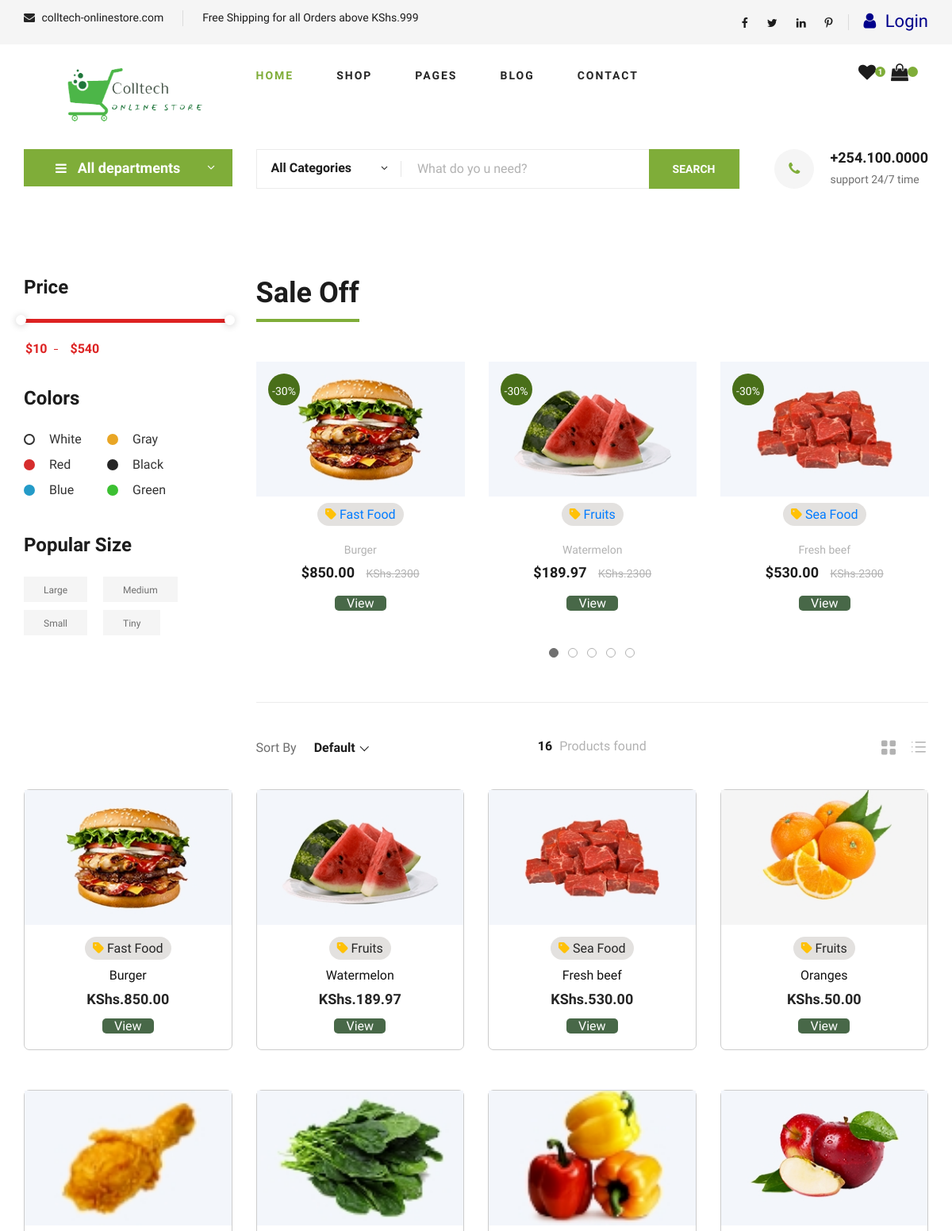
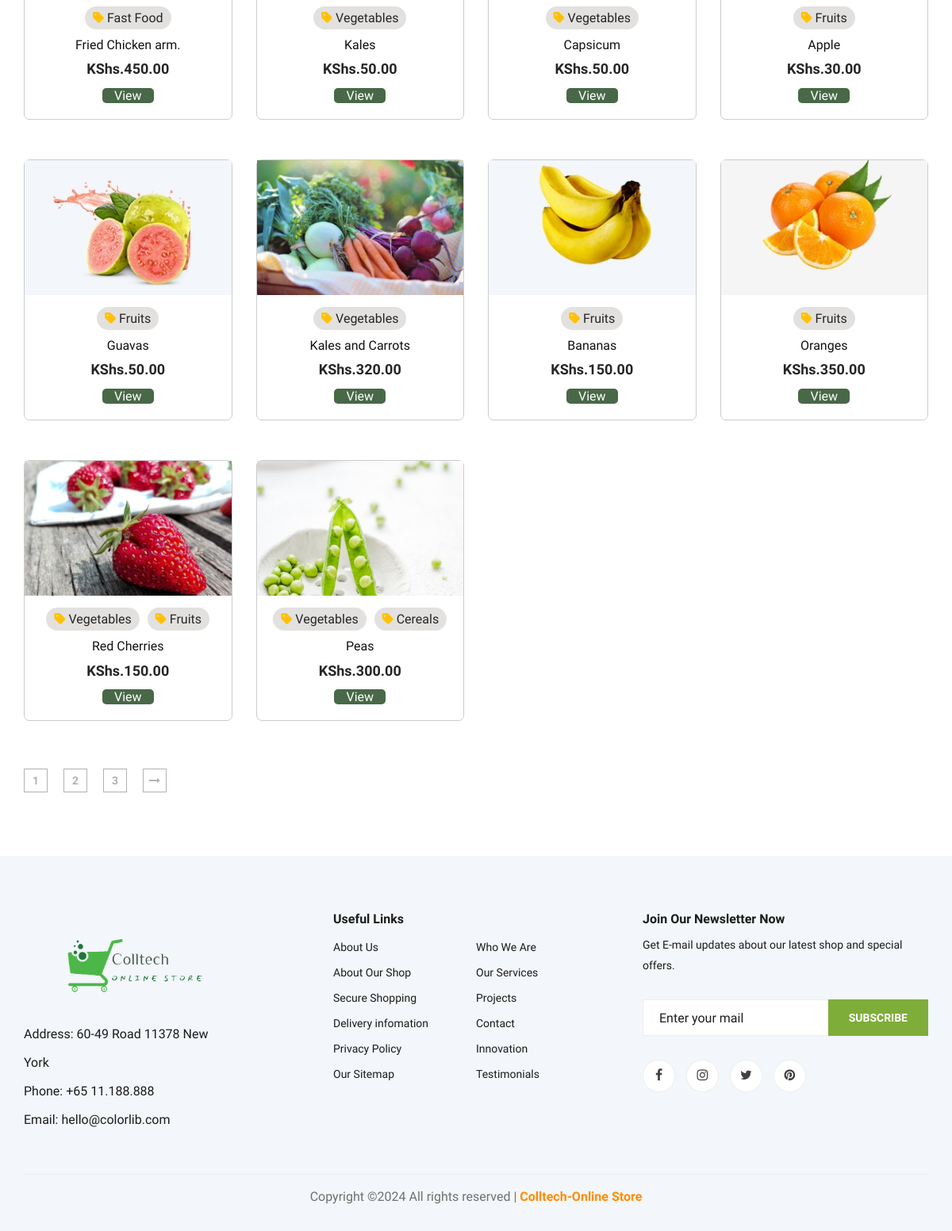
The app's page /shop/ with its own data (2 pictures, top to bottom).
### a_main/models.py (models this page shows, shortened)
class Product(models.Model):
    tags = models.ManyToManyField(Tag, related_name='products')
    image = models.ImageField(upload_to='product_images/')
    name = models.CharField(max_length=255)
    description = models.TextField(null=True, blank=True)
    specifications = models.TextField(max_length=1000, blank=True, null=True)
    price = models.DecimalField(max_digits=10, decimal_places=2)
    availability=models.CharField(max_length=20, choices=[('In Stock', 'In Stock'), ('Out of Stock', 'Out of Stock')])
    stock = models.PositiveIntegerField()
    created_at = models.DateTimeField(auto_now_add=True)
    reviews = models.ManyToManyField('Customer', related_name="reviewedproducts", through="Review")
    seller = models.ForeignKey(User, on_delete=models.CASCADE)
    id = models.CharField(max_length=50, unique=True, blank=True, primary_key=True, default=uuid.uuid4)
    class Meta:
        ordering = ['-created_at']

class Tag(models.Model):
    name = models.CharField(max_length=50)
    slug = models.SlugField(unique=True, max_length=50)
    image = models.ImageField(upload_to='category_images', null=True, blank=True)
    def __str__(self):
        return self.name

### a_main/views.py (the view)
# urls.py: path('shop/', views.shop, name='shop'),
def shop(request):
    categories=Tag.objects.all()
    products = Product.objects.all()
    context = {
        'products': products,
        'categories': categories,
    }
    return render(request, 'a_main/shop-grid.html', context)

### templates/a_main/shop-grid.html (shortened to what this page needs)
{% extends 'a_main/base.html' %}
{% load static %}
{% block layout %}
    <section class="hero hero-normal">
        <div class="container">
            <div class="row">
                <div class="col-lg-3">
                    <div class="hero__categories">
                        <div class="hero__categories__all">
                            <i class="fa fa-bars"></i>
                            <span>All departments</span>
                        </div>
                    </div>
                </div>
                <div class="col-lg-9">
                    <div class="hero__search">
                        <div class="hero__search__form">
                            <form action="#">
                                <div class="hero__search__categories">
                                    All Categories
                                    <span class="arrow_carrot-down"></span>
                                </div>
                                <input type="text" placeholder="What do yo u need?">
                                <button type="submit" class="site-btn">SEARCH</button>
                            </form>
                        </div>
                        <div class="hero__search__phone">
                            <div class="hero__search__phone__icon">
                                <i class="fa fa-phone"></i>
                            </div>
                            <div class="hero__search__phone__text">
                                <h5>+254.100.0000</h5>
                                <span>support 24/7 time</span>
                            </div>
                        </div>
                    </div>
                </div>
            </div>
        </div>
    </section>
    <section class="product spad">
        <div class="container">
            <div class="row">
                <div class="col-lg-3 col-md-5">
                    <div class="sidebar">
                        <div class="sidebar__item">
                            <h4>Price</h4>
                            <div class="price-range-wrap">
                                <div class="price-range ui-slider ui-corner-all ui-slider-horizontal ui-widget ui-widget-content"
                                    data-min="10" data-max="540">
                                    <span tabindex="0" class="ui-slider-handle ui-corner-all ui-state-default"></span>
                                    <span tabindex="0" class="ui-slider-handle ui-corner-all ui-state-default"></span>
                                </div>
                                <div class="range-slider">
                                    <div class="price-input">
                                        <input type="text" id="minamount">
                                        <input type="text" id="maxamount">
                                    </div>
                                </div>
                            </div>
                        </div>
                        <div class="sidebar__item sidebar__item__color--option">
                            <h4>Colors</h4>
                            <div class="sidebar__item__color sidebar__item__color--white">
                                <label for="white">
                                    White
                                </label>
                            </div>
                            <div class="sidebar__item__color sidebar__item__color--gray">
                                <label for="gray">
                                    Gray
                                </label>
                            </div>
                            <div class="sidebar__item__color sidebar__item__color--red">
                                <label for="red">
                                    Red
                                </label>
                            </div>
                            <div class="sidebar__item__color sidebar__item__color--black">
                                <label for="black">
                                    Black
                                </label>
                            </div>
                            <div class="sidebar__item__color sidebar__item__color--blue">
                                <label for="blue">
                                    Blue
                                </label>
                            </div>
                            <div class="sidebar__item__color sidebar__item__color--green">
                                <label for="green">
                                    Green
                                </label>
                            </div>
                        </div>
                        <div class="sidebar__item">
                            <h4>Popular Size</h4>
                            <div class="sidebar__item__size">
                                <label for="large">
                                    Large
                                </label>
                            </div>
                            <div class="sidebar__item__size">
                                <label for="medium">
                                    Medium
                                </label>
                            </div>
                            <div class="sidebar__item__size">
                                <label for="small">
                                    Small
                                </label>
                            </div>
                            <div class="sidebar__item__size">
                                <label for="tiny">
                                    Tiny
                                </label>
                            </div>
                        </div>
                    </div>
                </div>
                <div class="col-lg-9 col-md-7">
                    <div class="product__discount">
                        <div class="section-title product__discount__title">
                            <h2>Sale Off</h2>
                        </div>
                        <div class="row">
                            <div class="product__discount__slider owl-carousel">
                                {% for product in products %}
                                <div class="col-lg-4">
                                    {% include 'includes/discounted_product.html' %}
                                </div>
                                {% endfor %}
                            </div>
                        </div>
                    </div>
                    <div class="filter__item">
                        <div class="row">
                            <div class="col-lg-4 col-md-5">
                                <div class="filter__sort">
                                    <span>Sort By</span>
                                </div>
                            </div>
                            <div class="col-lg-4 col-md-4">
                                <div class="filter__found">
                                    <h6><span>16</span> Products found</h6>
                                </div>
                            </div>
                            <div class="col-lg-4 col-md-3">
                                <div class="filter__option">
                                    <span class="icon_grid-2x2"></span>
                                    <span class="icon_ul"></span>
                                </div>
                            </div>
                        </div>
                    </div>
                </div>
            </div>
            <div class="row">
                {% for product in products %}
                {% include 'includes/product.html' %}
                {% endfor %}
            </div>
            <div class="product__pagination">
                <a href="#">1</a>
                <a href="#">2</a>
                <a href="#">3</a>
                <a href="#"><i class="fa fa-long-arrow-right"></i></a>
            </div>
        </div>
    </section>
{% endblock %}

### templates/includes/discounted_product.html (shortened to what this page needs)
<div class="product__discount__item">
    <div class="product__discount__item__pic set-bg"
        data-setbg="{{product.image.url}}">
        <div class="product__discount__percent">-30%</div>
    </div>
    <div class="d-flex align-items-center justify-content-center mt-2">
        {% for tag in product.tags.all %}
        <h6 class="tag-tab"><i class="fa-solid fa-tag text-warning"></i><a href="{% url 'category' tag.slug %}"> {{ tag }}</a></h6>
        {% endfor %}
    </div>
    <div class="product__discount__item__text">
        <span>{{product.name}}</span>
        <div class="product__item__price">${{product.price}} <span>KShs.2300</span></div>
        <h6 class="view-item"><a style="color:white;" class="view-item-text" href="{% url 'product-details' product.id %}">View</a></h6>
    </div>
</div>

### templates/includes/product.html (shortened to what this page needs)
<div class="col-lg-3 col-md-4 col-sm-6 mix"  >
    <div class="featured__item">
        <div class="featured__item__pic set-bg" data-setbg="{{ product.image.url }}">
        </div>
        <div class="featured__item__text">
            <div class="d-flex align-items-center justify-content-center ">
                {% for tag in product.tags.all %}
                <h6 class="tag-tab"><i class="fa-solid fa-tag text-warning"></i><a href="{% url 'category' tag.slug %}"> {{ tag }}</a></h6>
                {% endfor %}
            </div>
            <h6>{{ product.name }}</h6>
            <h5> KShs.{{ product.price }}</h5>
            <h6 class="view-item"><a style="color:white;" class="view-item-text" href="{% url 'product-details' product.id %}">View</a></h6>
        </div>
    </div>
</div>

### static/css/styles.css (style rules this page uses)
.product__discount__item__pic .product__discount__percent { height: 40px; width: 40px; background: rgb(73, 111, 25); border-radius: 50%; font-size: 14px; color: #ffffff; line-height: 45px; text-align: center; position: absolute; left: 15px; top: 15px; }
.featured__item { border:.2px solid #ccc; border-radius:7px; padding-bottom:10px; }
.featured__item__pic { height:170px; position: relative; overflow: hidden; background-position: center center; }
.tag-tab { padding:5px 10px; margin:0 5px; background-color: rgb(227, 225, 223); border-radius: 15px; }
.view-item { margin-top: 13px; }
.view-item-text { padding:0px 15px; background:rgb(72, 104, 72); border-radius: 5px; }
.product__discount__item { border-radius:7px; padding-bottom:10px; }
.product__discount__item__pic { height:170px; position: relative; overflow: hidden; background-position: center center; }

### records on screen
Product: shows a picture, name "Burger", price "850.00"
Tag: name "Fast Food"
Product: shows a picture, name "Watermelon", price "189.97"
Tag: name "Fruits"
Product: shows a picture, name "Fresh beef", price "530.00"
Tag: name "Sea Food"
Product: name "Oranges", price "50.00"
Product: shows a picture, name "Fried Chicken arm.", price "450.00"
Product: shows a picture, name "Kales", price "50.00"
Tag: name "Vegetables"
Product: shows a picture, name "Capsicum", price "50.00"
Product: shows a picture, name "Apple", price "30.00"
Product: shows a picture, name "Guavas", price "50.00"
Product: shows a picture, name "Kales and Carrots", price "320.00"
Product: shows a picture, name "Bananas", price "150.00"
Product: name "Oranges", price "350.00"
Product: shows a picture, name "Red Cherries", price "150.00"
Product: shows a picture, name "Peas", price "300.00"
Tag: name "Cereals"
